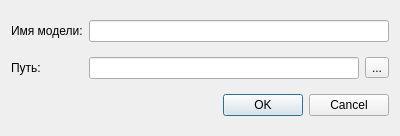
<?xml version="1.0" encoding="UTF-8"?>
<ui version="4.0">
 <class>CreateModelDialog</class>
 <widget class="QDialog" name="CreateModelDialog">
  <property name="geometry">
   <rect>
    <x>0</x>
    <y>0</y>
    <width>400</width>
    <height>136</height>
   </rect>
  </property>
  <property name="windowTitle">
   <string>Создание модели</string>
  </property>
  <layout class="QGridLayout" name="gridLayout">
   <item row="0" column="0">
    <widget class="QLabel" name="label">
     <property name="text">
      <string>Имя модели:</string>
     </property>
    </widget>
   </item>
   <item row="0" column="1">
    <widget class="QLineEdit" name="name"/>
   </item>
   <item row="1" column="0">
    <widget class="QLabel" name="label_2">
     <property name="text">
      <string>Путь:</string>
     </property>
    </widget>
   </item>
   <item row="1" column="1">
    <layout class="QHBoxLayout" name="horizontalLayout">
     <item>
      <widget class="QLineEdit" name="path"/>
     </item>
     <item>
      <widget class="QToolButton" name="pathButton">
       <property name="text">
        <string>...</string>
       </property>
      </widget>
     </item>
    </layout>
   </item>
   <item row="2" column="0" colspan="2">
    <widget class="QDialogButtonBox" name="buttonBox">
     <property name="orientation">
      <enum>Qt::Horizontal</enum>
     </property>
     <property name="standardButtons">
      <set>QDialogButtonBox::Cancel|QDialogButtonBox::Ok</set>
     </property>
    </widget>
   </item>
  </layout>
 </widget>
 <resources/>
 <connections>
  <connection>
   <sender>buttonBox</sender>
   <signal>accepted()</signal>
   <receiver>CreateModelDialog</receiver>
   <slot>accept()</slot>
   <hints>
    <hint type="sourcelabel">
     <x>248</x>
     <y>254</y>
    </hint>
    <hint type="destinationlabel">
     <x>157</x>
     <y>274</y>
    </hint>
   </hints>
  </connection>
  <connection>
   <sender>buttonBox</sender>
   <signal>rejected()</signal>
   <receiver>CreateModelDialog</receiver>
   <slot>reject()</slot>
   <hints>
    <hint type="sourcelabel">
     <x>316</x>
     <y>260</y>
    </hint>
    <hint type="destinationlabel">
     <x>286</x>
     <y>274</y>
    </hint>
   </hints>
  </connection>
 </connections>
</ui>
